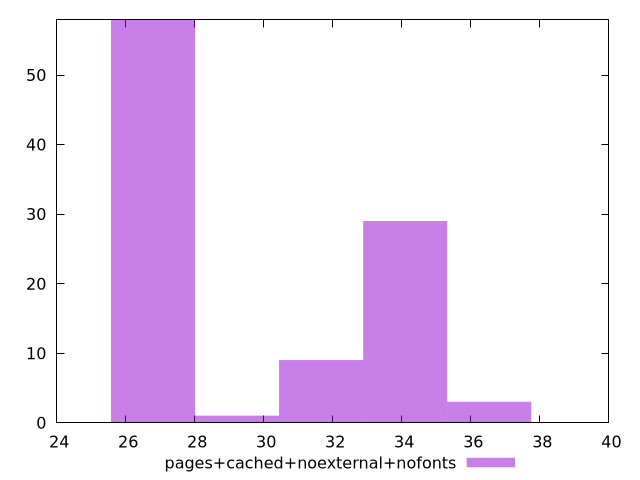

Generate this figure with gnuplot:
$_pagesCachedNoexternalNofonts <<EOF
26.79190040394511 58
34.09878233229378 29
31.663155022844222 9
29.227527713394664 1
36.53440964174333 3
EOF
set key outside below
set terminal pngcairo
set output "report_00006_2020-11-02T20-21-41.718Z/max-potential-fid/pages+cached+noexternal+nofonts//raw_hist.png"
set yrange [0:58]
set boxwidth 2.4356273094495555
set style fill transparent solid 0.5 noborder
plot $_pagesCachedNoexternalNofonts title "pages+cached+noexternal+nofonts" with boxes ,
